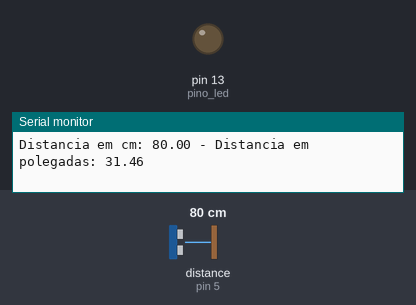
Bench run of a sketch on a simulated Arduino Uno, built with avr-gcc and run on an emulated ATmega328P. On the bench: output pins drawn as LEDs (lit = HIGH), the last lines printed to the serial monitor. Dashed ring = blinking. The test bench sets the inputs (shaded band); at power-on: distance to the obstacle (sensor on pin 5) 80 cm. The echo pulse lasts 58.3 µs per cm.

Above: at 1.8 s.
1.9 s: distance to the obstacle (sensor on pin 5) set to 12 cm
3.4 s: distance to the obstacle (sensor on pin 5) set to 9 cm
At 4.8 s:
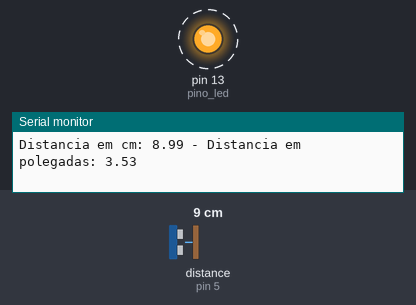
7.5 s: distance to the obstacle (sensor on pin 5) set to 18 cm
At 8.3 s:
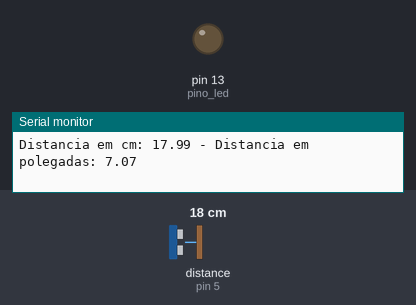
Timing chart, 0 to 10.5 s (numbered marks = the images above; inputs shaded):
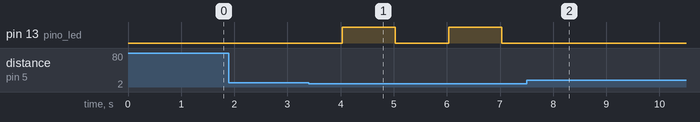

Measured:
- the behaviour switches between 11 and 10 cm on distance to the obstacle (sensor on pin 5) (found by bisection; images 0 and 1)
- after the input at 3.4 s, pin 13 (pino_led): alternates HIGH for 1.0 s and LOW for 1.0 s, starting after 0.63 s
- after the input at 7.5 s, pin 13 (pino_led): stops changing and stays LOW

The sketch:

ULTRASONICO.ino
```cpp
#include <Ultrasonic.h>

//Define os pinos para o trigger e echo
#define pino_trigger 4
#define pino_echo 5
#define pino_led 13

//Inicializa o sensor nos pinos definidos acima
Ultrasonic ultrasonic(pino_trigger, pino_echo);

void setup()
{
  pinMode(pino_led, OUTPUT);
  Serial.begin(9600);
  Serial.println("Lendo dados do sensor...");
}

void loop()
{
  //Le as informacoes do sensor, em cm e pol
  float cmMsec, inMsec;
  long microsec = ultrasonic.timing();
  cmMsec = ultrasonic.convert(microsec, Ultrasonic::CM);
  inMsec = ultrasonic.convert(microsec, Ultrasonic::IN);
  //Exibe informacoes no serial monitor
  Serial.print("Distancia em cm: ");
  Serial.print(cmMsec);
  Serial.print(" - Distancia em polegadas: ");
  Serial.println(inMsec);

  if(cmMsec <= 10) {
    digitalWrite(pino_led, HIGH);   // turn the LED on (HIGH is the voltage level)
    delay(1000);                       // wait for a second
    digitalWrite(pino_led, LOW);    // turn the LED off by making the voltage LOW
  }

  delay(1000);
}
```
